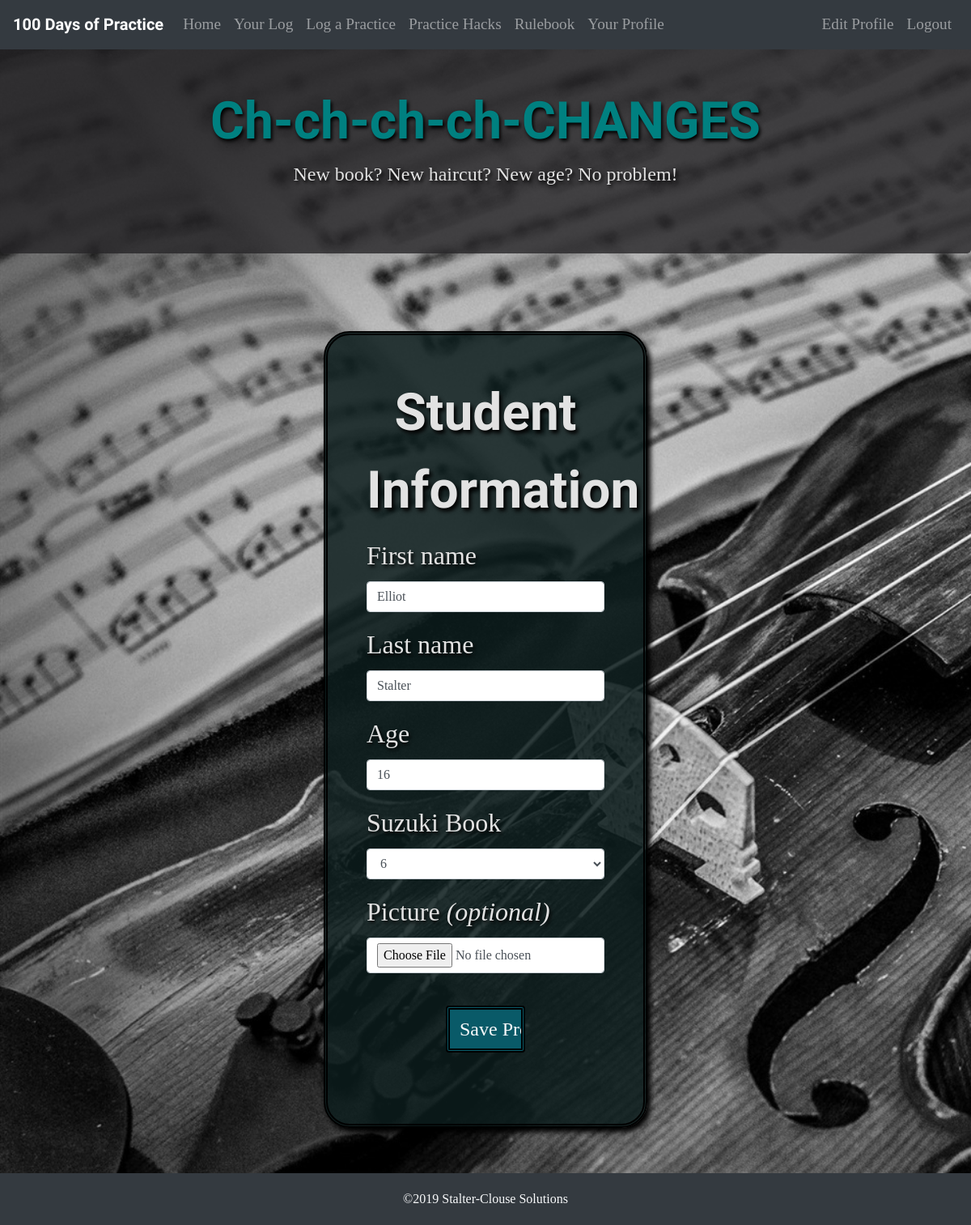
Page /editprofile.php (signed in) on the committed database.
### tables this page shows
CREATE TABLE `student_list` (
  `student_id` int(11) NOT NULL AUTO_INCREMENT,
  `username` varchar(40) NOT NULL,
  `password` varchar(255) NOT NULL,
  `first_name` varchar(40) DEFAULT NULL,
  `last_name` varchar(40) DEFAULT NULL,
  `age` varchar(3) DEFAULT NULL,
  `suzuki_book` varchar(15) DEFAULT NULL,
  `picture` varchar(40) DEFAULT NULL,
  `practice_counter` int(5) DEFAULT '0',
  PRIMARY KEY (`student_id`)
);

### editprofile.php (the view, shortened to what this page needs)
<?php
    require_once('templates/header.php');
    require_once('templates/navmenu.php');
?>
    <div class="jumbotron mt-5 bg-header">
        <h1 class="text-center page-title">Ch-ch-ch-ch-CHANGES</h1>
        <p class="text-center secondary-page-title">New book? New haircut? New age? No problem!</p>
    </div>
<?php
    $dbc = mysqli_connect(DB_HOST, DB_USER, DB_PASSWORD, DB_NAME)
            or die("The database connection failed.");
    if (isset($_POST['submit']))
    {
        $first_name = mysqli_real_escape_string($dbc, trim($_POST['firstname']));
        $last_name = mysqli_real_escape_string($dbc, trim($_POST['lastname']));
        $age = mysqli_real_escape_string($dbc, trim($_POST['age']));
        $suzuki_book = mysqli_real_escape_string($dbc, trim($_POST['suzukiBook']));
        $old_picture = mysqli_real_escape_string($dbc, trim($_POST['old_picture']));
        $new_picture = mysqli_real_escape_string($dbc, trim($_FILES['new_picture']['name']));
        $new_picture_type = $_FILES['new_picture']['type'];
        $new_picture_size = $_FILES['new_picture']['size'];
        $error = false;
        if (!empty($new_picture))
        {
            list($new_picture_width, $new_picture_height) = getimagesize($_FILES['new_picture']['tmp_name']);
            if ((($new_picture_type == 'image/gif') || ($new_picture_type == 'image/jpeg') || ($new_picture_type == 'image/pjpeg') ||
                ($new_picture_type == 'image/png')) && ($new_picture_size > 0) && ($new_picture_size <= MM_MAXFILESIZE) &&
                ($new_picture_width <= MM_MAXIMGWIDTH) && ($new_picture_height <= MM_MAXIMGHEIGHT))
            {
                if ($_FILES['new_picture']['error'] == 0)
                {
                    $target = MM_UPLOADPATH . basename($new_picture);
                    if (move_uploaded_file($_FILES['new_picture']['tmp_name'], $target))
                    {
                        if (!empty($old_picture) && ($old_picture != $new_picture))
                        {
                            @unlink(MM_UPLOADPATH . $old_picture);
                        }
                    }
                    else
                    {
                        @unlink($_FILES['new_picture']['tmp_name']);
                        $error = true;
                        echo '<div class="container text-center error">Your picture was not uploaded. Please try again.</div>';
                    }
                }
            }
            else
            {
                @unlink($_FILES['new_picture']['tmp_name']);
                $error = true;
                echo '<div class="container text-center error">Your picture must be a GIF, JPEG, or PNG image file no greater than ' . (MM_MAXFILESIZE / 1024)
                        . ' KB and ' . MM_MAXIMGWIDTH . 'x' . MM_MAXIMGHEIGHT . ' pixels in size.</div>';
            }
        }
        if (!$error)
        {
            if (!empty($first_name) && !empty($last_name) && !empty($age) && !empty($suzuki_book))
            {
                if (!empty($new_picture))
                {
                    $query = "UPDATE student_list SET first_name = '$first_name', last_name = '$last_name', age = '$age', " .
                            " suzuki_book = '$suzuki_book', picture = '$new_picture' WHERE student_id = '" . $_SESSION['student_id'] . "'";
                }
                else
                {
                    $query = "UPDATE student_list SET first_name = '$first_name', last_name = '$last_name', age = '$age', " .
                            " suzuki_book = '$suzuki_book' WHERE student_id = '" . $_SESSION['student_id'] . "'";
                }
                mysqli_query($dbc, $query)
                        or die("Rats! This query fell off the treadmill!");
                echo '<div class="info-container col-5 p-5 text-center mr-auto ml-auto">Your profile has been successfully updated. Would you like to <a href="viewprofile.php" class="text-info">view your profile</a>?</div>';
                mysqli_close($dbc);
                exit();
            }
            else
            {
                echo '<div class="container text-center error">All profile data must be entered to continue.</div>';
            }
        }
    }
    else
    {
        $query = "SELECT first_name, last_name, age, suzuki_book, picture FROM student_list WHERE student_id = '" . $_SESSION['student_id'] . "'";
        $data = mysqli_query($dbc, $query)
                or die("Rats! This query fell off the treadmill!");
        $row = mysqli_fetch_array($data);
        if ($row != NULL)
        {
            $first_name = $row['first_name'];
            $last_name = $row['last_name'];
            $age = $row['age'];
            $suzuki_book = $row['suzuki_book'];
        }
        else
        {
            echo '<div class="container text-center error">There was a problem accessing your profile.</div>';
        }
    }
?>
    <div class="container col-4 p-5 form-box">
        <form enctype="multipart/form-data" method="post" action="<?php echo $_SERVER['PHP_SELF']; ?>" class="needs-validation" novalidate>
            <fieldset>
                <legend class="text-center">Student Information</legend>
                <div class="form-group">
                    <label for="firstname">First name</label>
                    <input class="form-control" type="text" id="firstname" name="firstname" pattern="^[a-zA-Z]+(([',. -][a-zA-Z ])?[a-zA-Z]*)*$" value="<?php if (!empty($first_name)) echo $first_name; ?>" required />
                </div>
                <div class="form-group">
                    <label for="lastname">Last name</label>
                    <input class="form-control" type="text" id="lastname" name="lastname" pattern="^[a-zA-Z]+(([',. -][a-zA-Z ])?[a-zA-Z]*)*$" value="<?php if (!empty($last_name)) echo $last_name; ?>" required />
                </div>
                <div class="form-group">
                    <label for="age">Age</label>
                    <input class="form-control" type="text" id="age" name="age" pattern="^(0|[1-9]\d*)(\.\d+)?$" value="<?php if (!empty($age)) echo $age; ?>" required />
                </div>
                <div class="form-group">
                    <label for="suzukiBook">Suzuki Book</label>
                    <select class="form-control" id="suzukiBook" name="suzukiBook" value="<?php if (empty($suzuki_book)) echo "Select your Suzuki Book"; ?>" required />
                        <option value="6" <?php if (!empty($suzuki_book) && $suzuki_book == '6') echo 'selected = "selected"'; ?>>6</option>
                </div>
                <div class="form-group">
                    <label for="new_picture">Picture <i>(optional)</i></label>
                    <input class="form-control" type="file" id="new_picture" name="new_picture" />
                </div>
            </fieldset>
            <div class="form-group text-center">
                <input class="btn btn-teal m-4 col-4 text-light" id="submit" type="submit" value="Save Profile" name="submit" />
            </div>
        </form>
    </div>
<?php
    require_once('templates/footer.php');
?>

### styles/styles.css (style rules this page uses)
body { background-image: url(../images/violin-wallpaper-bw.jpg); background-repeat: no-repeat; background-size: cover; padding-bottom: 120px; font-family: 'PT Serif', serif; }
.page-title { font-family: 'Bad Script', cursive; font-weight: bold; font-size: 4em; color: teal; }
.secondary-page-title { font-size: 1.5em; }
.form-box { color: rgb(226, 226, 226); background-color: rgba(12, 29, 29, 0.85); margin-top: 6em; border-radius: 2em; text-shadow: 2px 3px 4px black; box-shadow: 4px 5px 6px black; border: 5px double black; }
legend { font-family: 'Bad Script', cursive; font-weight: bold; font-size: 4em; text-shadow: 3px 4px 5px black; }
label { font-size: 2em; }
.btn-teal { background-color: rgb(9, 90, 104); transition-property: all; transition-duration: .4s; font-size: 1.5em; border: 5px double black; }
.bg-header { background-color: rgba(38, 37, 39, 0.8); color: rgb(226, 226, 226); text-shadow: 2px 3px 4px black; }

### rows in the picture
student_list: firstname "Elliot", lastname "Stalter", age "16", suzukiBook "6"
